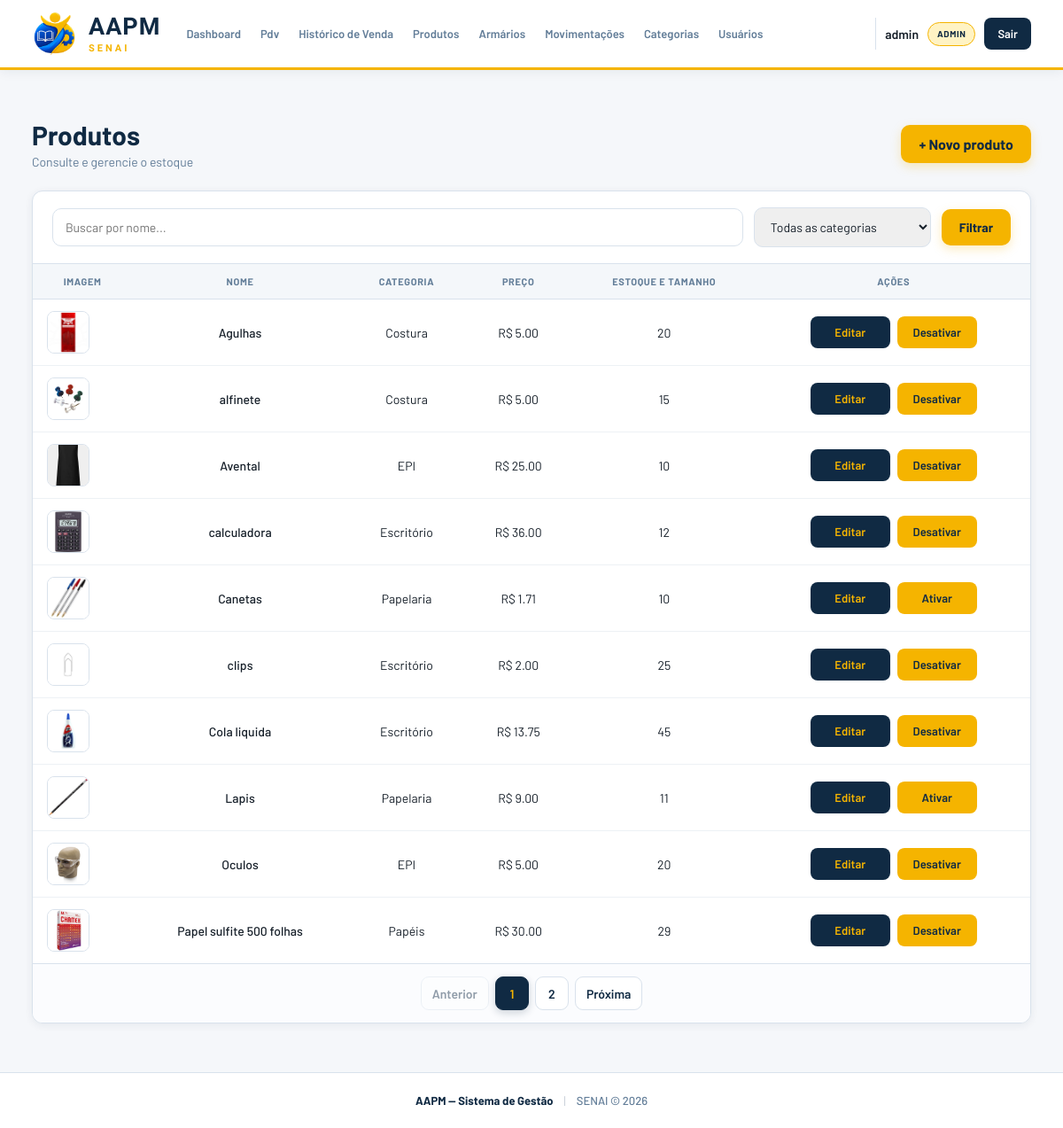
The page /produtos/ (signed in) on the database its author committed.
### app/models/produto.py (models this page shows, shortened)
class Produto(Base):
    __tablename__ = "produtos"
    id = Column(Integer, primary_key=True, autoincrement=True, index=True)
    nome = Column(String(150), nullable=False, index=True)
    preco = Column(Float, nullable=False, default=0.0)
    estoque_atual = Column(Integer, nullable=False, default=0)
    ativo = Column(Boolean, default=True)
    imagem_path = Column(String(255), nullable=True)
    categoria_id = Column(Integer, ForeignKey("categorias.id", ondelete="SET NULL"), nullable=True)
    categoria = relationship("Categoria", back_populates="produtos")
    tamanhos  = relationship("ProdutoTamanho", back_populates="produto", cascade="all, delete-orphan")

### app/models/categoria.py (models this page shows)
class Categoria(Base):
    __tablename__ = "categorias"
    id = Column(Integer, primary_key=True,autoincrement=True, index=True)
    nome = Column(String(100), nullable=False, unique=True)
    ativo = Column(Boolean, default=True)
    produtos = relationship("Produto", back_populates="categoria", lazy="select")

### app/controllers/produto_controller.py (the view)
@router.get("/")
def listar_produtos(
    request: Request,
    busca: str = "",
    categoria_id: int = 0,
    page: int = 1,
    db: Session = Depends(get_db),
    usuario = Depends(get_usuario_logado)
):
    query = db.query(Produto)
    if usuario['role'] != 'admin':
        query = query.filter(Produto.ativo == True)
    if busca:
        query = query.filter(Produto.nome.ilike(f"%{busca}%"))
    if categoria_id:
        query = query.filter(Produto.categoria_id == categoria_id)
    produtos, pagination = paginate(query.order_by(Produto.nome), page)
    categorias = db.query(Categoria).filter(Categoria.ativo == True).all()
    return templates.TemplateResponse(
        request,
        "produtos/index.html",
        {
            "request":      request,
            "usuario":      usuario,
            "produtos":     produtos,
            "categorias":   categorias,
            "pagination":   pagination,
            "busca":        busca,
            "categoria_id": categoria_id,
        }
    )

### app/templates/produtos/index.html (shortened to what this page needs)
{% extends "base.html" %}
{% block extra_css %}
<link rel="stylesheet" href="/static/css/pro-index.css">
<link rel="stylesheet" href="/static/css/list-filter.css?v=1">
<link rel="stylesheet" href="/static/css/list-pages.css?v=1">
{% endblock %}
{% block conteudo %}
<div class="page-header">
  <div>
    <h1 class="page-title">Produtos</h1>
    <p class="page-subtitle">Consulte e gerencie o estoque</p>
  </div>
  {% if usuario['role'] == 'admin' %}
  <a href="/produtos/novo" class="btn-primary">+ Novo produto</a>
  {% endif %}
</div>
<div class="card">
  <form method="get" action="/produtos" class="list-filter">
    <input type="text" name="busca" class="form-input list-filter__search" placeholder="Buscar por nome..." value="{{ busca }}">
    <select name="categoria_id" class="form-input form-select list-filter__select">
      <option value="0">Todas as categorias</option>
    </select>
    <button type="submit" class="btn-primary">
      Filtrar
    </button>
  </form>
  <div class="table-wrapper">
    <table class="table">
      <thead>
        <tr>
          <th>Imagem</th>
          <th>Nome</th>
          <th>Categoria</th>
          <th>Preço</th>
          <th>Estoque e Tamanho</th>
          {% if usuario['role'] == 'admin' %}
          <th>Ações</th>
          {% endif %}
        </tr>
      </thead>
      <tbody>
        {% for p in produtos | sort(attribute='nome', case_sensitive=false) %}
        <tr>
          <td>
            <img src="{{ url_for('static', path=p.imagem_path if p.imagem_path else 'img/sem-foto.png') }}"
              alt="{{ p.nome }}" width="48" height="48">
          </td>
          <td class="produto-nome">
            {{ p.nome }}
          </td>
          <td>
            {{ p.categoria.nome if p.categoria else "—" }}
          </td>
          <td>
            R$ {{ "%.2f"|format(p.preco) }}
          </td>
          <td class="estoque-produto">
            {% if p.tamanhos %}
            <button type="button" class="btn-table" onclick="abrirTamanhos({{ p.id }})">
              Ver tamanhos
            </button>
            <div id="tamanhos-{{ p.id }}" class="produto-tamanhos" style="display:none">
              {% for t in p.tamanhos %}
              <div class="tamanho-info">
                <strong>
                  {{ t.tamanho }}
                </strong>
                <span class="tamanho-estoque">
                  {{ t.estoque }} un.
                </span>
              </div>
              {% endfor %}
            </div>
            {% else %}
            {{ p.estoque_atual }}
            {% endif %}
          </td>
          {% if usuario['role'] == 'admin' %}
          <td class="td-actions">
            <div class="actions-group">
              <a href="/produtos/{{ p.id }}/editar" class="btn-table">
                Editar
              </a>
              <form action="/produtos/{{ p.id }}/desativar" method="post" data-confirm-form data-confirm-title="Tem certeza?" data-confirm-message="Tem certeza que deseja {{ 'desativar' if p.ativo else 'ativar' }} este produto?" data-confirm-label="{{ 'Desativar' if p.ativo else 'Ativar' }}">
                <button type="submit" class="btn-table btn-table--warn">
                  {% if p.ativo %}
                  Desativar
                  {% else %}
                  Ativar
                  {% endif %}
                </button>
              </form>
            </div>
          </td>
          {% endif %}
        </tr>
        {% endfor %}
      </tbody>
    </table>
  </div>
  {% include "paginacao/index.html" %}
</div>
{% endblock %}

### app/static/css/base.css (style rules this page uses)
* { margin: 0; padding: 0; box-sizing: border-box; }
html { scroll-behavior: smooth; }
body { min-height: 100vh; display: flex; flex-direction: column; font-family: "Barlow", sans-serif; background: var(--fundo); color: var(--texto); -webkit-font-smoothing: antialiased; text-rendering: optimizeLegibility; }
:root { --azul: #102A43; --azul-2: #243B53; --azul-3: #486581; --laranja: #F5B400; --laranja-2: #D99F00; --laranja-claro: #FFF3C4; --branco: #FFFFFF; --fundo: #F5F7FA; --fundo-card: #FFFFFF; --texto: #17202A; --texto-secundario: #627D98; --borda: #D9E2EC; --verde: #2F855A; --vermelho: #C53030; --sombra: 0 5px 20px rgba(16, 42, 67, 0.08); --sombra-hover: 0 10px 28px rgba(16, 42, 67, 0.14); --radius: 12px; }
button, input, select, textarea { font-family: inherit; }
button { cursor: pointer; }
a { color: inherit; }
img { max-width: 100%; display: block; }

### app/static/css/pro-index.css (style rules this page uses)
.page-title { font-size: 32px; font-weight: 700; color: var(--azul); }
.page-subtitle { color: var(--texto-secundario); margin-top: 4px; }
.produto-nome { color: var(--texto); font-weight: 500; }
.card { background: var(--branco); border: 1px solid var(--borda); border-radius: 12px; padding: 25px; box-shadow: 0 3px 12px rgba(16, 42, 67, 0.08); }
.card form { display: flex; gap: 12px; flex-wrap: wrap; align-items: center; margin-bottom: 25px; padding: 0; background: none; box-shadow: none; }
.form-input { padding: 12px 14px; border: 1px solid var(--borda); border-radius: 10px; font-size: 14px; }
.form-select { cursor: pointer; }
.btn-primary { display: inline-flex; align-items: center; justify-content: center; padding: 12px 20px; background: linear-gradient(135deg, var(--laranja), var(--laranja)); color: var(--azul); font-weight: 700; border: none; border-radius: 10px; text-decoration: none; box-shadow: 0 4px 12px rgba(245,180,0,.25); transition: .2s; }
.table { width: 100%; border-collapse: collapse; }
.table thead { background: var(--fundo); }
.table th { padding: 14px; color: var(--texto-secundario); border-bottom: 1px solid var(--borda); font-size: 12px; font-weight: 700; text-transform: uppercase; letter-spacing: .06em; white-space: nowrap; }
.table td { padding: 14px; border-bottom: 1px solid var(--borda); vertical-align: middle; }
.table th, .table td { text-align: center; }
.table tbody tr { transition: background 0.2s ease; }
.table tbody tr:last-child td { border-bottom: none; }
.table img { width: 48px; height: 48px; object-fit: cover; border: 1px solid var(--borda); border-radius: 8px; }
.table td a { color: var(--azul); font-weight: 600; text-decoration: none; }
.estoque-produto { text-align: center; }
.td-actions { text-align: center; white-space: nowrap; }
.actions-group { display: flex; align-items: center; justify-content: center; gap: 8px; }
.td-actions form { margin: 0; padding: 0; background: none; border: none; box-shadow: none; display: inline-flex; }
.btn-table { display: inline-flex; align-items: center; justify-content: center; min-width: 90px; height: 36px; border: none; border-radius: 8px; background: var(--azul); color: var(--laranja); font-size: 13px; font-weight: 600; text-decoration: none; cursor: pointer; transition: background .2s ease, transform .2s ease, box-shadow .2s ease; }
.table td a.btn-table { color: var(--laranja); }
.btn-table--warn { background: var(--laranja); color: var(--azul); }

### app/static/css/list-filter.css (style rules this page uses)
.list-filter { display: flex; align-items: center; gap: 1rem; margin-bottom: 1.5rem; flex-wrap: wrap; }
.list-filter .form-input { padding: 12px 14px; border: 1px solid var(--borda); border-radius: 10px; color: var(--texto); font: inherit; font-size: 14px; }
.list-filter__search { flex: 1; min-width: 200px; }
.list-filter__select { width: 200px; cursor: pointer; }
.list-filter .btn-primary { display: inline-flex; align-items: center; justify-content: center; height: auto; padding: 12px 20px; border: none; border-radius: 10px; background: var(--laranja); color: var(--azul) !important; font-size: 14px; font-weight: 700; text-decoration: none; box-shadow: 0 4px 12px rgba(245, 180, 0, .25); transition: transform .2s ease, box-shadow .2s ease; }

### rows shown on the page
Produto: imagem_path (picture), nome "Agulhas", categoria "Costura", preco "5.00", estoque_atual "20", ativo "Desativar"
Produto: imagem_path (picture), nome "alfinete", categoria "Costura", preco "5.00", estoque_atual "15", ativo "Desativar"
Produto: imagem_path (picture), nome "Avental", categoria "EPI", preco "25.00", estoque_atual "10", ativo "Desativar"
Produto: imagem_path (picture), nome "calculadora", categoria "Escritório", preco "36.00", estoque_atual "12", ativo "Desativar"
Produto: imagem_path (picture), nome "Canetas", categoria "Papelaria", preco "1.71", estoque_atual "10", ativo "Ativar"
Produto: imagem_path (picture), nome "clips", categoria "Escritório", preco "2.00", estoque_atual "25", ativo "Desativar"
Produto: imagem_path (picture), nome "Cola liquida", categoria "Escritório", preco "13.75", estoque_atual "45", ativo "Desativar"
Produto: imagem_path (picture), nome "Lapis", categoria "Papelaria", preco "9.00", estoque_atual "11", ativo "Ativar"
Produto: imagem_path (picture), nome "Oculos", categoria "EPI", preco "5.00", estoque_atual "20", ativo "Desativar"
Produto: imagem_path (picture), nome "Papel sulfite 500 folhas", categoria "Papéis", preco "30.00", estoque_atual "29", ativo "Desativar"

### other values the page prints
{{ usuario.nome }} "admin"
{{ usuario.role }} "ADMIN"
{{ numero }} "1" "2"
